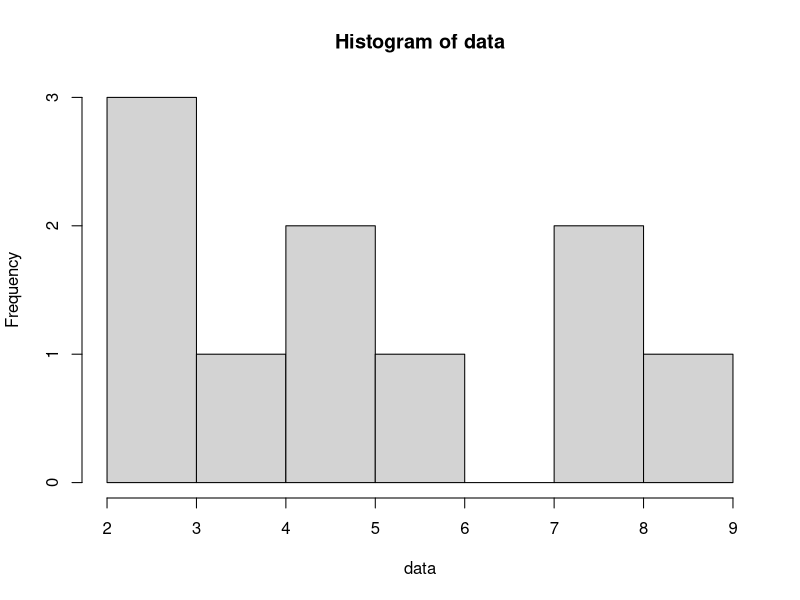
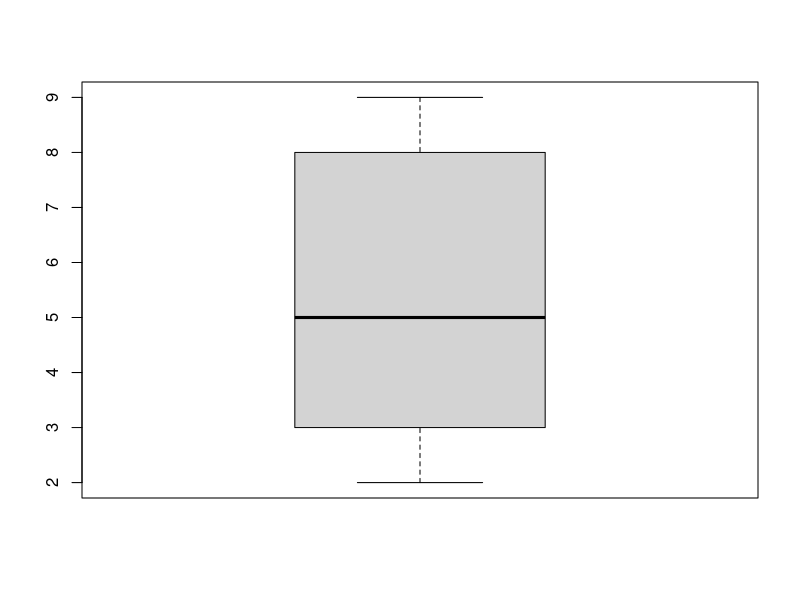
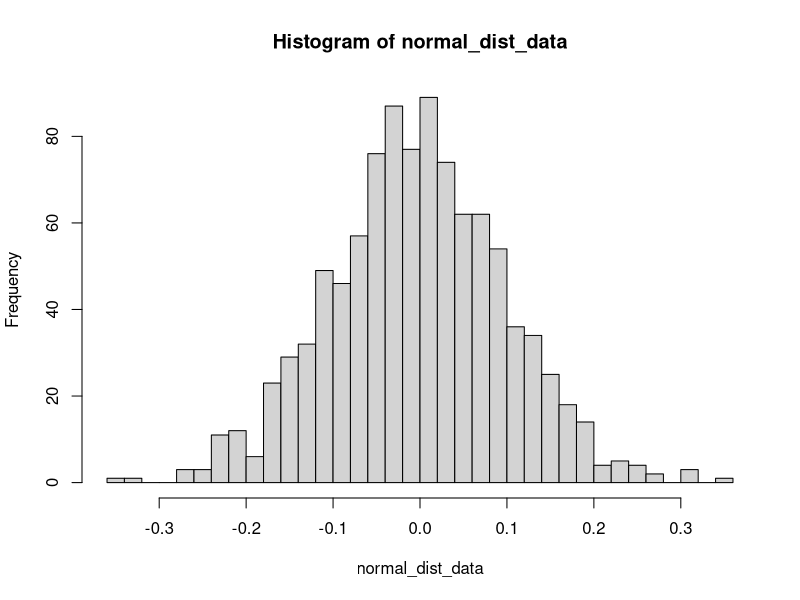

Recreate these plots in R, in order.
# Snippet 1
data <- c(4, 8, 6, 5, 3, 2, 8, 9, 2, 5)

# Mean
mean <- mean(data)

# Median
median <- median(data)

# Mode
getmode <- function(v) {
  uniqv <- unique(v)
  uniqv[which.max(tabulate(match(v, uniqv)))]
}
mode <- getmode(data)

# Snippet 2
# Range
data_range <- max(data) - min(data)

# Interquartile Range
IQR <- IQR(data)

# Variance
variance <- var(data)

# Standard Deviation
std_dev <- sd(data)

# Snippet 3
# Histogram
hist(data, breaks=5)

# Boxplot
boxplot(data)

# Snippet 4
# Generating normally distributed data
mu <- 0
sigma <- 0.1
normal_dist_data <- rnorm(1000, mean=mu, sd=sigma)

# Plotting the histogram of the data
hist(normal_dist_data, breaks=30)
